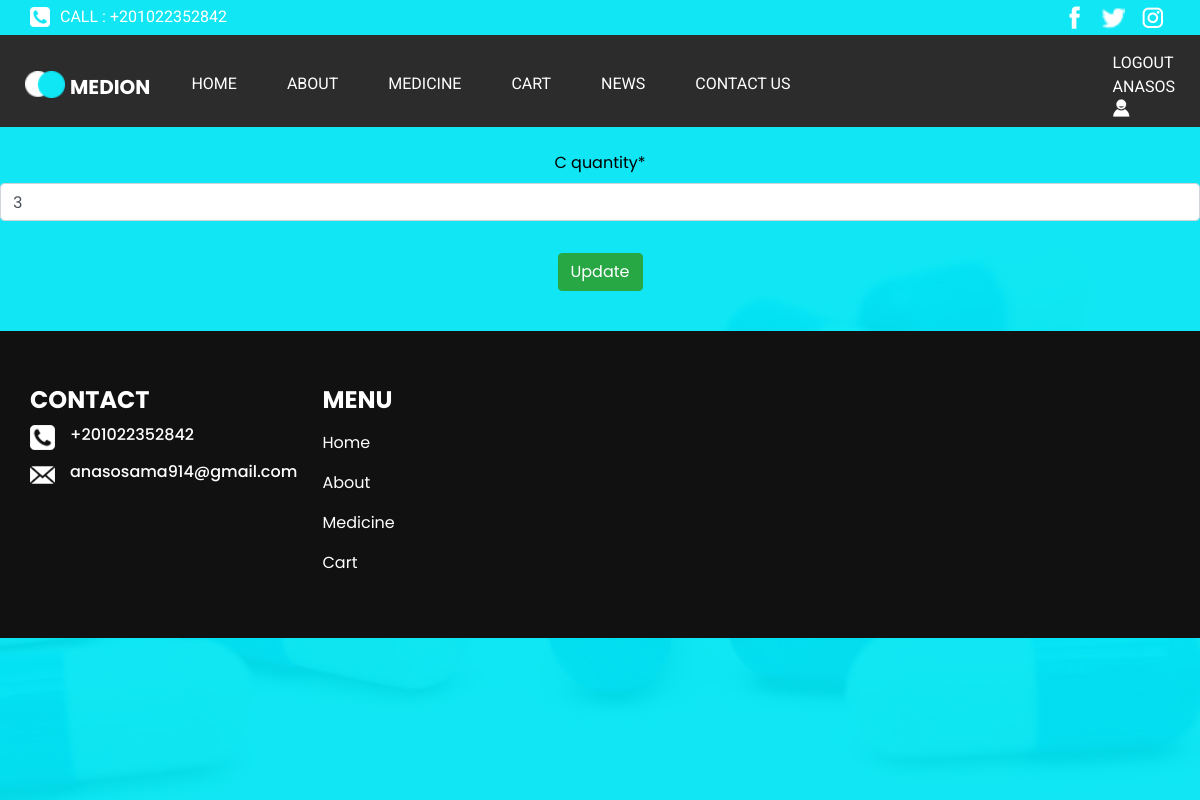
The app's page /medicine/41/edit/ (signed in), older data.
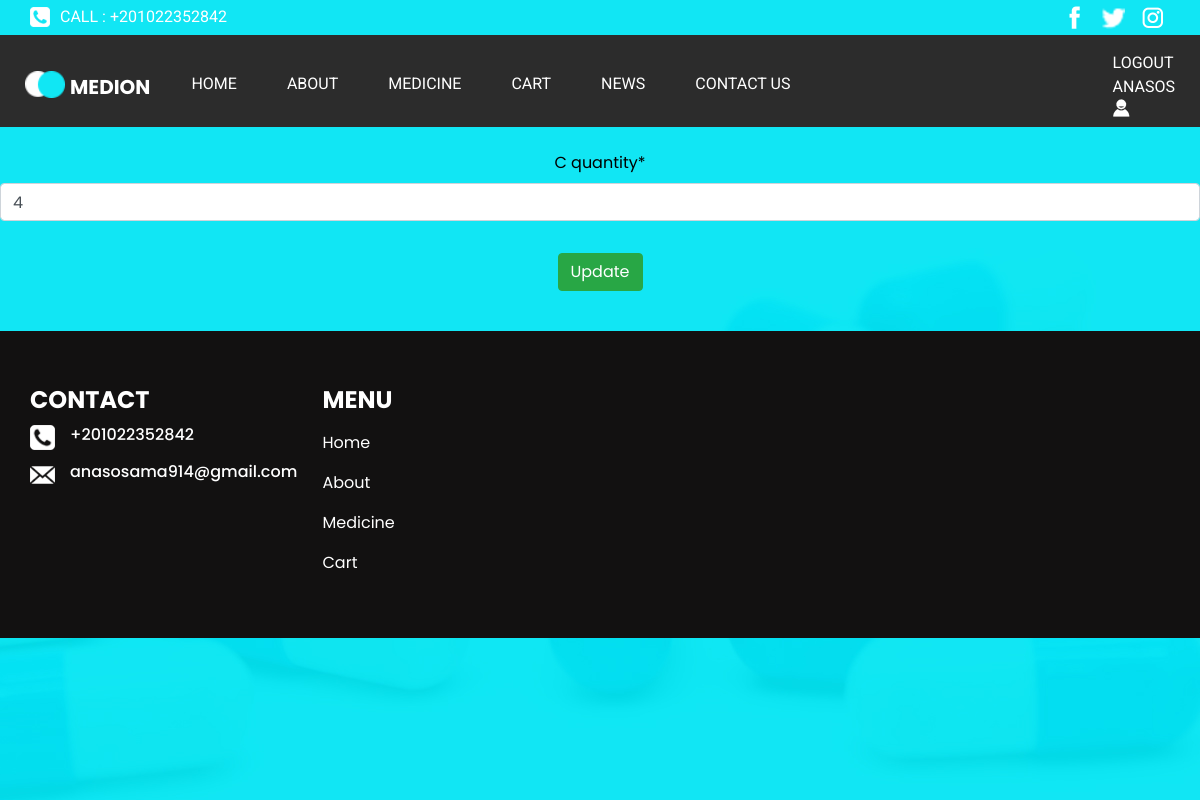
The same page, newer data.
### medicine/models.py (models this page shows, shortened)
class Cart(models.Model):
    medicine = models.ForeignKey(Medicine, on_delete=models.CASCADE)
    total_price = models.PositiveIntegerField()
    c_quantity = models.PositiveIntegerField(default=0)
    username = models.ForeignKey(User, on_delete=models.CASCADE)

### medicine/views.py (the view, shortened to what this page needs)
# urls.py: path('<int:pk>/edit/', CartUpdateView.as_view(), name='update_cart'),
class CartUpdateView(LoginRequiredMixin, UserPassesTestMixin, UpdateView):
    model = Cart
    template_name = 'medicine/cart_update.html'
    success_url = reverse_lazy('medicine:cart')
    fields = ('c_quantity',)
    def test_func(self):
        obj = self.get_object()
        return obj.username == self.request.user

### medicine/models.py (called while the page is built)
    def __str__(self):
        return self.name

### medicine/templates/medicine/cart_update.html (shortened to what this page needs)
{% extends 'base.html' %}  {% load crispy_forms_tags %} {% block content %}
<form
  class="mx-auto my-4 text-center"
  method="post"
  enctype="multipart/form-data"
>
  {% csrf_token %} {{ form | crispy }}
  <div class="d-flex justify-content-center">
    <input class="btn btn-success my-3" type="submit" value="Update" />
  </div>
</form>
{% endblock content %}

Row changes from the older to the newer data that the page shows:
changed Cart: c_quantity "3" → "4"
